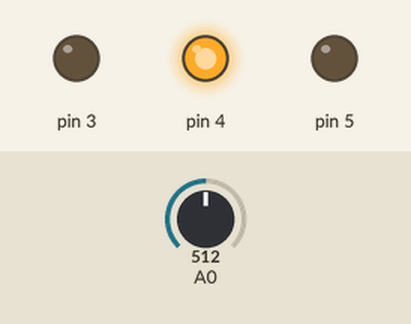
Bench run of a program on a simulated Arduino Uno, built with avr-gcc and run on an emulated ATmega328P. On the bench: output pins drawn as LEDs (lit = HIGH). The inputs (shaded band) are chosen by the test bench; at power-on: A0 = 512. What the program prints to the serial monitor is not drawn.

Above: at 0.1 s.
Timing chart, 0 to 1.6 s (numbered marks = the images above):
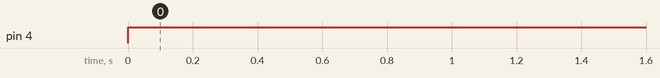

Measured:
- by itself, pin 4: LOW → HIGH at 0.00 s

The program:

main.cpp
```cpp
#include <Arduino.h>
#include "/Users/rick/Documents/PlatformIO/Projects/ACreader/src/utilities.cpp"
#define LED_amarillo 3
#define LED_rojo 4
#define LED_verde 5
bool laststate = false; // para detectar la caida de la señal senosuidal
float frequency=0.0;
unsigned long lastfall = 0; // para medir el periodo de la señal senosuidal
LEDController leds(LED_rojo, LED_verde, LED_amarillo);


void setup() {
  ADMUX = 0b01100000; //A0 ref de 5V para el sensor, ajustado a 8bits
  ADCSRA= 0b11000111; //Habilita el ADC, sin interrupciones, con prescaler de 128 (divisor de frequencia entre mas bajo mas rapido y menos preciso y mas alto menos lecturas pero menos preciso)
  //modo continuo, sin interrupcion,

  Serial.begin(115200);
  leds.begin();

}
void loop () {
  // iniciar conversión
  ADCSRA |= (1 << ADSC);
  // esperar a que termine
  while (ADCSRA & (1 << ADSC));
  // leer valor (8 bits porque ADLAR=1 y usamos conversion a 8 bits)
  int value = ADCH;
  bool currentstate= (value > 128); // umbral por 8 bits del Adalar 128 es la mitad de lo max leido
  if (currentstate && !laststate) { // detecta la caida de la señal senosuidal
    unsigned long now = micros();
    unsigned long period= now - lastfall; // calcula el periodo en microsegundos
    lastfall=now;
    if (period > 0) {
      frequency = 1000000.0 / period; // calcula la frecuencia en Hz
      }
  }
  laststate = currentstate; // actualiza el estado para la siguiente iteración
  Serial.println(frequency); // imprime la frecuencia en el monitor serial
  leds.updatestate(frequency); // actualiza el estado de los LEDs segun la frecuencia
  leds.TURNLED(); // enciende el LED correspondiente al estado actual


}
```

utilities.cpp
```cpp
#include <Arduino.h>
#ifndef UTILITIES_H
#define UTILITIES_H


class LEDController {
    public:
    enum Gridstate {
        Nosignal, //red
        Abnormal, //yellow
        Normal, //green
    };
  private:
    int redPin;
    int greenPin;
    int yellowPin;
    Gridstate state;

  public:
    LEDController(int r, int g, int y) {
      redPin = r;
      greenPin = g;
      yellowPin = y;
    }
    void begin() {
      pinMode(redPin, OUTPUT);
      pinMode(greenPin, OUTPUT);
      pinMode(yellowPin, OUTPUT);
    }
    void updatestate(float frequency) {
        Gridstate state;
      if (frequency == 0) {
        state = Nosignal;
      }
      else if (frequency < 59.9 || frequency > 60.1) {
        state = Abnormal;
      }
      else {
        state = Normal;
      }
    }
    void TURNLED (){
        if (state == Nosignal){
            digitalWrite(redPin, HIGH);
            digitalWrite(greenPin, LOW);
            digitalWrite(yellowPin, LOW);
        }
        else if (state==Abnormal){
            digitalWrite(redPin, LOW);
            digitalWrite(greenPin, LOW);
            digitalWrite(yellowPin, HIGH);
        }
        else if (state == Normal){
            digitalWrite(redPin, LOW);
            digitalWrite(greenPin, HIGH);
            digitalWrite(yellowPin, LOW);
        }

    }
};
#endif
```
